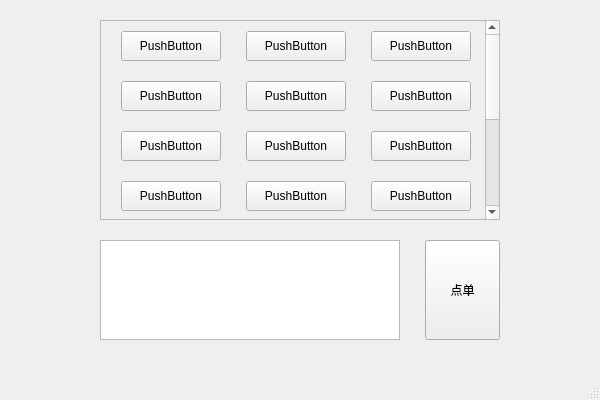
<?xml version="1.0" encoding="UTF-8"?>
<ui version="4.0">
 <class>MainWindow</class>
 <widget class="QMainWindow" name="MainWindow">
  <property name="geometry">
   <rect>
    <x>0</x>
    <y>0</y>
    <width>600</width>
    <height>400</height>
   </rect>
  </property>
  <property name="windowTitle">
   <string>MainWindow</string>
  </property>
  <widget class="QWidget" name="centralwidget">
   <widget class="QScrollArea" name="scrollArea">
    <property name="geometry">
     <rect>
      <x>100</x>
      <y>20</y>
      <width>400</width>
      <height>200</height>
     </rect>
    </property>
    <property name="verticalScrollBarPolicy">
     <enum>Qt::ScrollBarAsNeeded</enum>
    </property>
    <property name="widgetResizable">
     <bool>true</bool>
    </property>
    <widget class="QWidget" name="scrollAreaWidgetContents_3">
     <property name="geometry">
      <rect>
       <x>0</x>
       <y>0</y>
       <width>381</width>
       <height>400</height>
      </rect>
     </property>
     <property name="minimumSize">
      <size>
       <width>0</width>
       <height>400</height>
      </size>
     </property>
     <widget class="QPushButton" name="pushButton_4">
      <property name="geometry">
       <rect>
        <x>20</x>
        <y>10</y>
        <width>100</width>
        <height>30</height>
       </rect>
      </property>
      <property name="text">
       <string>PushButton</string>
      </property>
     </widget>
     <widget class="QPushButton" name="pushButton_7">
      <property name="geometry">
       <rect>
        <x>145</x>
        <y>10</y>
        <width>100</width>
        <height>30</height>
       </rect>
      </property>
      <property name="text">
       <string>PushButton</string>
      </property>
     </widget>
     <widget class="QPushButton" name="pushButton_2">
      <property name="geometry">
       <rect>
        <x>270</x>
        <y>10</y>
        <width>100</width>
        <height>30</height>
       </rect>
      </property>
      <property name="text">
       <string>PushButton</string>
      </property>
     </widget>
     <widget class="QPushButton" name="pushButton_5">
      <property name="geometry">
       <rect>
        <x>270</x>
        <y>60</y>
        <width>100</width>
        <height>30</height>
       </rect>
      </property>
      <property name="text">
       <string>PushButton</string>
      </property>
     </widget>
     <widget class="QPushButton" name="pushButton_3">
      <property name="geometry">
       <rect>
        <x>145</x>
        <y>60</y>
        <width>100</width>
        <height>30</height>
       </rect>
      </property>
      <property name="text">
       <string>PushButton</string>
      </property>
     </widget>
     <widget class="QPushButton" name="pushButton_6">
      <property name="geometry">
       <rect>
        <x>20</x>
        <y>60</y>
        <width>100</width>
        <height>30</height>
       </rect>
      </property>
      <property name="text">
       <string>PushButton</string>
      </property>
     </widget>
     <widget class="QPushButton" name="pushButton_8">
      <property name="geometry">
       <rect>
        <x>270</x>
        <y>160</y>
        <width>100</width>
        <height>30</height>
       </rect>
      </property>
      <property name="text">
       <string>PushButton</string>
      </property>
     </widget>
     <widget class="QPushButton" name="pushButton_9">
      <property name="geometry">
       <rect>
        <x>145</x>
        <y>160</y>
        <width>100</width>
        <height>30</height>
       </rect>
      </property>
      <property name="text">
       <string>PushButton</string>
      </property>
     </widget>
     <widget class="QPushButton" name="pushButton_10">
      <property name="geometry">
       <rect>
        <x>270</x>
        <y>110</y>
        <width>100</width>
        <height>30</height>
       </rect>
      </property>
      <property name="text">
       <string>PushButton</string>
      </property>
     </widget>
     <widget class="QPushButton" name="pushButton_11">
      <property name="geometry">
       <rect>
        <x>145</x>
        <y>110</y>
        <width>100</width>
        <height>30</height>
       </rect>
      </property>
      <property name="text">
       <string>PushButton</string>
      </property>
     </widget>
     <widget class="QPushButton" name="pushButton_12">
      <property name="geometry">
       <rect>
        <x>20</x>
        <y>110</y>
        <width>100</width>
        <height>30</height>
       </rect>
      </property>
      <property name="text">
       <string>PushButton</string>
      </property>
     </widget>
     <widget class="QPushButton" name="pushButton_13">
      <property name="geometry">
       <rect>
        <x>20</x>
        <y>160</y>
        <width>100</width>
        <height>30</height>
       </rect>
      </property>
      <property name="text">
       <string>PushButton</string>
      </property>
     </widget>
     <widget class="QPushButton" name="pushButton_14">
      <property name="geometry">
       <rect>
        <x>20</x>
        <y>300</y>
        <width>100</width>
        <height>30</height>
       </rect>
      </property>
      <property name="text">
       <string>PushButton</string>
      </property>
     </widget>
     <widget class="QPushButton" name="pushButton_15">
      <property name="geometry">
       <rect>
        <x>145</x>
        <y>300</y>
        <width>100</width>
        <height>30</height>
       </rect>
      </property>
      <property name="text">
       <string>PushButton</string>
      </property>
     </widget>
     <widget class="QPushButton" name="pushButton_16">
      <property name="geometry">
       <rect>
        <x>145</x>
        <y>350</y>
        <width>100</width>
        <height>30</height>
       </rect>
      </property>
      <property name="text">
       <string>PushButton</string>
      </property>
     </widget>
     <widget class="QPushButton" name="pushButton_17">
      <property name="geometry">
       <rect>
        <x>270</x>
        <y>250</y>
        <width>100</width>
        <height>30</height>
       </rect>
      </property>
      <property name="text">
       <string>PushButton</string>
      </property>
     </widget>
     <widget class="QPushButton" name="pushButton_18">
      <property name="geometry">
       <rect>
        <x>145</x>
        <y>250</y>
        <width>100</width>
        <height>30</height>
       </rect>
      </property>
      <property name="text">
       <string>PushButton</string>
      </property>
     </widget>
     <widget class="QPushButton" name="pushButton_19">
      <property name="geometry">
       <rect>
        <x>270</x>
        <y>350</y>
        <width>100</width>
        <height>30</height>
       </rect>
      </property>
      <property name="text">
       <string>PushButton</string>
      </property>
     </widget>
     <widget class="QPushButton" name="pushButton_20">
      <property name="geometry">
       <rect>
        <x>270</x>
        <y>200</y>
        <width>100</width>
        <height>30</height>
       </rect>
      </property>
      <property name="text">
       <string>PushButton</string>
      </property>
     </widget>
     <widget class="QPushButton" name="pushButton_21">
      <property name="geometry">
       <rect>
        <x>145</x>
        <y>200</y>
        <width>100</width>
        <height>30</height>
       </rect>
      </property>
      <property name="text">
       <string>PushButton</string>
      </property>
     </widget>
     <widget class="QPushButton" name="pushButton_22">
      <property name="geometry">
       <rect>
        <x>20</x>
        <y>350</y>
        <width>100</width>
        <height>30</height>
       </rect>
      </property>
      <property name="text">
       <string>PushButton</string>
      </property>
     </widget>
     <widget class="QPushButton" name="pushButton_23">
      <property name="geometry">
       <rect>
        <x>270</x>
        <y>300</y>
        <width>100</width>
        <height>30</height>
       </rect>
      </property>
      <property name="text">
       <string>PushButton</string>
      </property>
     </widget>
     <widget class="QPushButton" name="pushButton_24">
      <property name="geometry">
       <rect>
        <x>20</x>
        <y>200</y>
        <width>100</width>
        <height>30</height>
       </rect>
      </property>
      <property name="text">
       <string>PushButton</string>
      </property>
     </widget>
     <widget class="QPushButton" name="pushButton_25">
      <property name="geometry">
       <rect>
        <x>20</x>
        <y>250</y>
        <width>100</width>
        <height>30</height>
       </rect>
      </property>
      <property name="text">
       <string>PushButton</string>
      </property>
     </widget>
    </widget>
   </widget>
   <widget class="QTextBrowser" name="textBrowser">
    <property name="geometry">
     <rect>
      <x>100</x>
      <y>240</y>
      <width>300</width>
      <height>100</height>
     </rect>
    </property>
   </widget>
   <widget class="QPushButton" name="pushButton">
    <property name="geometry">
     <rect>
      <x>425</x>
      <y>240</y>
      <width>75</width>
      <height>100</height>
     </rect>
    </property>
    <property name="text">
     <string>点单</string>
    </property>
   </widget>
  </widget>
  <widget class="QMenuBar" name="menubar">
   <property name="geometry">
    <rect>
     <x>0</x>
     <y>0</y>
     <width>600</width>
     <height>23</height>
    </rect>
   </property>
  </widget>
  <widget class="QStatusBar" name="statusbar"/>
 </widget>
 <resources/>
 <connections/>
</ui>
